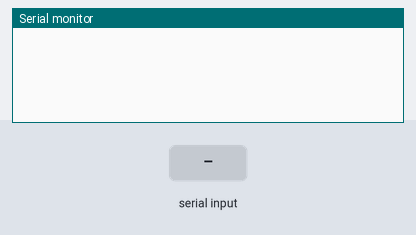
Recording of a sketch running on a simulated ESP8266 (NodeMCU). On the bench: the last lines printed to the serial monitor. The test bench sets the inputs (shaded band).

Above: at 1.2 s.
1.3 s: "90,45\n" received over Serial
At 2.2 s:
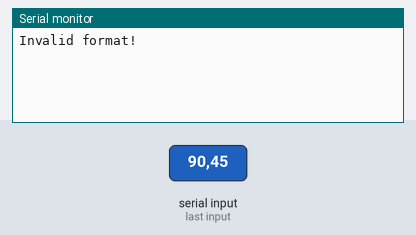
2.8 s: "90 45 200 10 150\n" received over Serial
At 3.4 s:
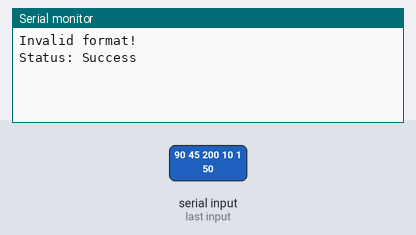

The sketch:

Sender_code.ino
```cpp
// This code works for ESP8266 only.
// ESP-NOW for ESP32 has different API from the ESP8266 implementation
#include <ESP8266WiFi.h>
#include <espnow.h>
#define RETRY_INTERVAL 5000
#define SEND_INTERVAL 1000
uint8_t remoteMac[] = {0x82, 0x88, 0x88, 0x88, 0x88, 0x88};
const uint8_t channel = 14;
struct __attribute__((packed)) DataStruct {
  uint8_t target;
  uint8_t pattern;
  uint8_t r;
  uint8_t g;
  uint8_t b;
};
DataStruct myData;
unsigned long sentStartTime;
unsigned long lastSentTime;
void sendData() {
  uint8_t bs[sizeof(myData)];
  memcpy(bs, &myData, sizeof(myData));

  sentStartTime = micros();
  esp_now_send(NULL, bs, sizeof(myData));
}
void sendCallBackFunction(uint8_t* mac, uint8_t sendStatus) {
  unsigned long sentEndTime = micros();
  Serial.printf("Status: %s\n", (sendStatus == 0 ? "Success" : "Failed"));
}

void setup() {
  WiFi.mode(WIFI_STA);
  WiFi.disconnect();
  Serial.begin(115200);
  Serial.println();
  if (esp_now_init() != 0) {
    Serial.println("ESP_Now init failed...");
    delay(RETRY_INTERVAL);
    ESP.restart();
  }
  esp_now_set_self_role(ESP_NOW_ROLE_CONTROLLER);
  esp_now_add_peer(remoteMac, ESP_NOW_ROLE_SLAVE, channel, NULL, 0);
  esp_now_register_send_cb(sendCallBackFunction);
}
void loop() {
  if (Serial.available()) {
    String line = Serial.readStringUntil('\n');
    line.trim();
    int id, pattern, r, g, b;
    int count = sscanf(line.c_str(), "%d %d %d %d %d",
                       &id, &pattern, &r, &g, &b);
    if (count == 5) {
      myData.target  = (uint8_t)id;
      myData.pattern = (uint8_t)pattern;
      myData.r = (uint8_t)r;
      myData.g = (uint8_t)g;
      myData.b = (uint8_t)b;
      sendData();
    } else {
      Serial.println("Invalid format!");
    }
  }
}
```

Measured:
- after the input at 1.3 s, the serial monitor: prints a new line at once (image 1)
- after the input at 2.8 s, the serial monitor: prints a new line at once (image 2)
